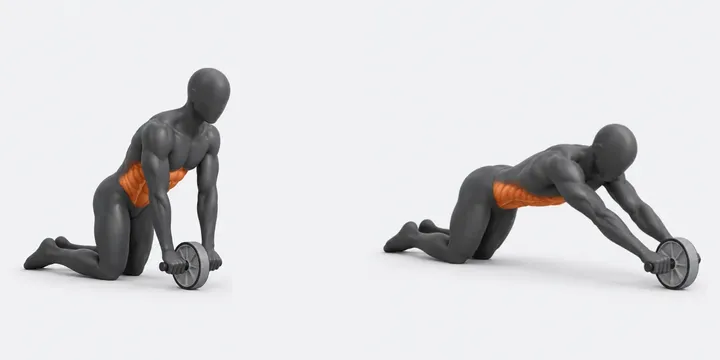
#> input picture img/exf/ab_slide.webp, 720 x 360 px, given as the content of the folder ../img/exf/ab_slide.webp, which was not available
$ python ex-frames.py ../img/exf/ab_slide.webp ../img/exf/back_extension.webp
#> lines starting #> are read from the running program, lines starting #| are printed output that depends on the picture; after the words box and inside, x2 and y2 are one past the last pixel; in counts of white or black regions, pixels touching at a corner belong together; pictures that were not available may be replaced by others from this repository, and a replacement may not be noted
# 두 칸(시작·끝 자세) 그림 → 정렬된 정사각 두 프레임 스프라이트
import sys, glob, os, numpy as np, cv2
from PIL import Image
SRC, DST, S = sys.argv[1], sys.argv[2], 360
os.makedirs(DST, exist_ok=True)
def mask(a, bg):
    d = np.abs(a.astype(int) - bg).sum(2)
    return (d > 40).astype(np.uint8)
for f in sorted(glob.glob(SRC + '/*.webp')):
    im = np.array(Image.open(f).convert('RGB')); h, w, _ = im.shape
#> further down, im is the input picture: shape (360, 720, 3); mean R, G, B 216.8, 216.3, 217.8
#> after `h, w, _ = im.shape`: h = 360; w = 720
    bg = np.median(np.concatenate([im[:8].reshape(-1,3), im[-8:].reshape(-1,3), im[:, :8].reshape(-1,3), im[:, -8:].reshape(-1,3)]), 0)
#> bg = [241, 241, 243]
    m = mask(im, bg)
#> in mask, `return (d > 40).astype(np.uint8)`:
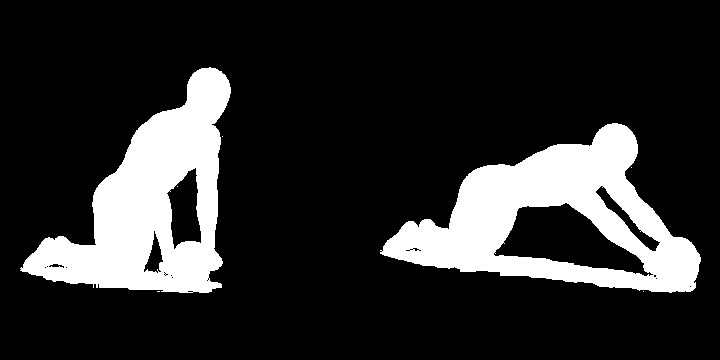
#> returned value: shape (360, 720); values 0 (black) and 1 (white), 17.4% white; 7 white regions (5 under 20 px), largest, box (x1, y1, x2, y2) and area: (380, 123, 701, 293) 23389, (20, 67, 231, 293) 21743
    # 칸 사이 세로 구분선(위아래로 거의 꽉 찬 줄)은 그림이 아니다
    cc = m.sum(0) > h*0.95; cc[:int(w*.45)] = False; cc[int(w*.55):] = False; m[:, cc] = 0
    # 가운데 경계: 가운데 20% 구간에서 그림이 가장 적은 세로줄
    c0, c1 = int(w*.4), int(w*.6)
#> c0 = 288; c1 = 432
    col = m[:, c0:c1].sum(0); cut = c0 + int(np.argmin(col))
#> after `col = m[:, c0:c1].sum(0)`: col = 144 values, max 47 at index 136, min 0 at index 0, mean 11.49
#> after `cut = c0 + int(np.argmin(col))`: cut = 288
    L, R = im[:, :cut-6], im[:, cut+6:]
    mL, mR = m[:, :cut-6], m[:, cut+6:]
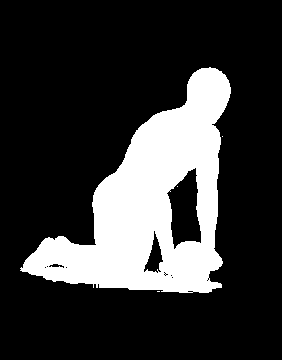
#> mL: shape (360, 282); values 0 (black) and 1 (white), 21.4% white; 4 white regions (3 under 20 px), largest, box (x1, y1, x2, y2) and area: (20, 67, 231, 293) 21743
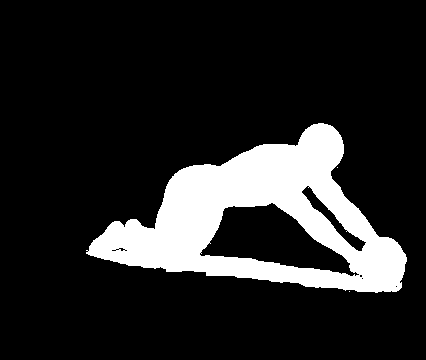
#> mR: shape (360, 426); values 0 (black) and 1 (white), 15.3% white; 3 white regions (2 under 20 px), largest, box (x1, y1, x2, y2) and area: (86, 123, 407, 293) 23389
    # 두 칸을 같은 크기 캔버스에 놓고, 그림 무게중심으로 대략 맞춘 뒤 위상상관으로 미세 정렬
    W = max(L.shape[1], R.shape[1])
#> W = 426
    def pad(a, fill):
        out = np.full((h, W) + a.shape[2:], fill, a.dtype); out[:, :a.shape[1]] = a; return out
    bgu = bg.astype(np.uint8); Lp, Rp = pad(L, bgu), pad(R, bgu); mLp, mRp = pad(mL, 0), pad(mR, 0)
#> after `bgu = bg.astype(np.uint8)`: bgu = [241, 241, 243]
#> in pad (call 4), `out = np.full((h, W) + a.shape[2:], fill, a.dtype)`: out: shape (360, 426); every value is 0
    # 정렬 규칙: 바닥(그림 맨 아래 줄)은 항상 같은 높이에 둔다 — 서 있는 발·벤치 다리가 움직이지 않게.
    # 그 위에서 가로 위치와 크기(0.9~1.1배)만, 똑같이 생긴 픽셀이 가장 많이 겹치도록 찾는다.
    def bottom(mm):
        rows = np.where(mm.sum(1) > mm.shape[1]*0.01)[0]; return rows.max()
#> after `rows = np.where(mm.sum(1) > mm.shape[1] * 0.01)[0]`: rows = 225 values from 68 to 292
    bL, bR = bottom(mLp), bottom(mRp)
#> bL = 292; bR = 291
    k = 4
    sm = lambda a: cv2.resize(a, (W//k, h//k), interpolation=cv2.INTER_AREA)
    gL = sm(cv2.cvtColor(Lp, cv2.COLOR_RGB2GRAY)).astype(np.int16); mL2 = sm(mLp*255) > 127
#> after `mL2 = sm(mLp * 255) > 127`: mL2: shape (90, 106) bool; 14.2% white; 1 white region, box (x1, y1, x2, y2) and area: (5, 17, 57, 73) 1356
    best = (-1, 1.0, 0)
    for sc_ in (0.9, 0.95, 1.0, 1.05, 1.1):
        for dxs in range(-W//3, W//3+1, k):
            M = np.float32([[sc_,0,-dxs + (1-sc_)*W/2],[0,sc_, bL - sc_*bR]])
            Rw = cv2.warpAffine(Rp, M, (W, h), borderValue=tuple(int(v) for v in bg))
            mw = cv2.warpAffine(mRp, M, (W, h))
            gR = sm(cv2.cvtColor(Rw, cv2.COLOR_RGB2GRAY)).astype(np.int16); mR2 = sm(mw*255) > 127
            sc = int(((np.abs(gL-gR) < 10) & mL2 & mR2).sum())
            if sc > best[0]: best = (sc, sc_, dxs)
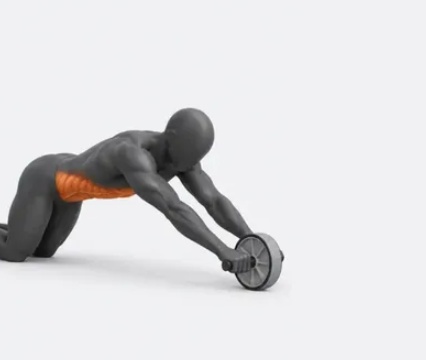
#> Rw: shape (360, 426, 3); mean R, G, B 218.8, 218.2, 219.7
#> after the loop, best = (194, 1.05, 66)
    resp, s_, dx = best; dy = 0
#> after `resp, s_, dx = best`: resp = 194; s_ = 1.05; dx = 66
    M = np.float32([[s_,0,-dx + (1-s_)*W/2],[0,s_, bL - s_*bR]])
#> M = [[1.05, 0, -76.65], [0, 1.05, -13.55]]
    Ra = cv2.warpAffine(Rp, M, (W, h), borderValue=tuple(int(v) for v in bg))
    mRa = cv2.warpAffine(mRp, M, (W, h))
#> mRa: shape (360, 426); values 0 (black) and 1 (white), 16.8% white; 3 white regions (2 under 20 px), largest, box (x1, y1, x2, y2) and area: (14, 116, 351, 294) 25732
    La = np.full((h, W, 3), bg, np.uint8); La[:, :L.shape[1]] = L
    u = (mLp | mRa).astype(bool)
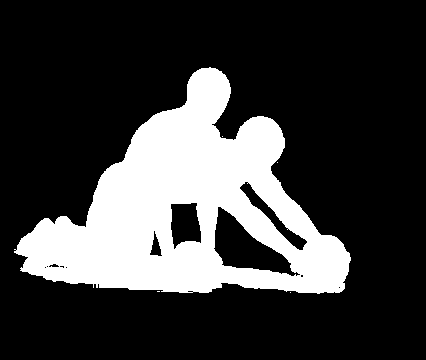
#> u: shape (360, 426) bool; 23.5% white; 5 white regions (4 under 20 px), largest, box (x1, y1, x2, y2) and area: (14, 67, 351, 294) 36022
    ys, xs = np.where(u)
    y0, y1, x0, x1 = ys.min(), ys.max(), xs.min(), xs.max()
#> y0 = 67; y1 = 293; x0 = 14; x1 = 350
    side = int(max(y1-y0, x1-x0) * 1.12); cx, cy = (x0+x1)//2, (y0+y1)//2
#> after `side = int(max(y1 - y0, x1 - x0) * 1.12)`: side = 376
#> after `cx, cy = ((x0 + x1) // 2, (y0 + y1) // 2)`: cx = 182; cy = 180
    def crop(a):
        c = Image.new('RGB', (side, side), tuple(int(v) for v in bg))
        c.paste(Image.fromarray(a), (side//2 - cx, side//2 - cy))
        return c.resize((S, S), Image.LANCZOS)
    sp = Image.new('RGB', (S*2, S)); sp.paste(crop(La), (0,0)); sp.paste(crop(Ra), (S,0))
#> after `sp = Image.new('RGB', (S * 2, S))`: sp: PIL image 720x360 RGB; every value is 0
#> in crop (call 2), `c.paste(Image.fromarray(a), (side//2 - cx, side//2 - cy))`:
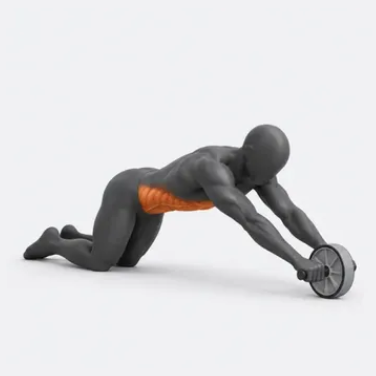
#> c: PIL image 376x376 RGB; mean R, G, B 216.7, 216.2, 217.7
#> after `sp.paste(crop(Ra), (S, 0))`:
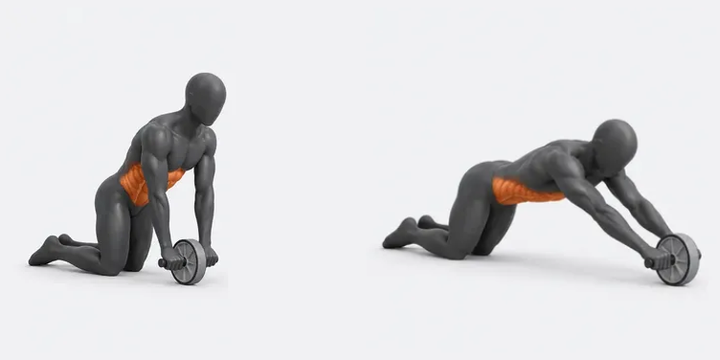
#> sp: PIL image 720x360 RGB; mean R, G, B 217.7, 217.2, 218.7
    sp.save(os.path.join(DST, os.path.basename(f)), 'WEBP', quality=80)
    print(os.path.basename(f), resp, s_, dx)
#| ab_slide.webp 194 1.05 66

# 프레임이 있는 id 목록을 앱이 읽는 파일로 남긴다 (js/ex-have.js)
import json as _j
_ids = sorted(f[:-5] for f in os.listdir(DST) if f.endswith('.webp'))
_root = os.path.dirname(os.path.dirname(os.path.abspath(__file__)))
open(os.path.join(_root, 'img', 'exf', 'have.json'), 'w').write(_j.dumps(_ids))   # 앱이 새 빌드 없이 새 그림을 알아채게(서버에서 읽음)
open(os.path.join(_root, 'js', 'ex-have.js'), 'w').write('// 자동 생성: scripts/ex-frames.py 를 돌린 뒤 갱신 — 정렬 프레임(img/exf)이 있는 운동 id\nconst EX_HAVE = new Set(' + _j.dumps(_ids) + ');\n')

$ run again, on img/exf/bird_dog.webp
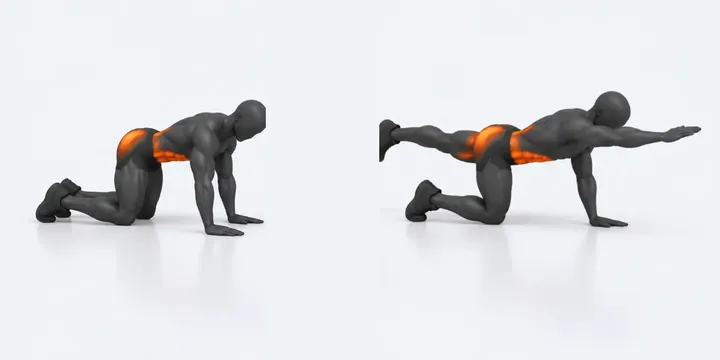
#> input picture img/exf/bird_dog.webp, 720 x 360 px, given as the content of the folder ../img/exf/bird_dog.webp, which was not available
#> im is the input picture: shape (360, 720, 3); mean R, G, B 221, 222.6, 225.1
#> bg = [239, 243, 246]
#> in mask, `return (d > 40).astype(np.uint8)`:
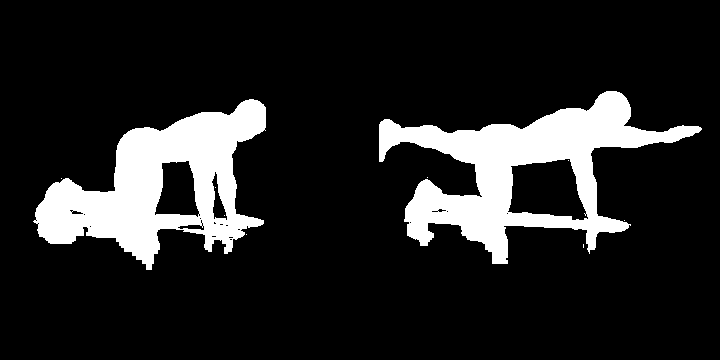
#> returned value: shape (360, 720); values 0 (black) and 1 (white), 14.3% white; 10 white regions (8 under 20 px), largest, box (x1, y1, x2, y2) and area: (379, 91, 702, 264) 19098, (33, 99, 266, 270) 17838
#> col = 144 values, max 91 at index 139, min 0 at index 0, mean 17.7
#> cut = 288
#> mL: shape (360, 282); values 0 (black) and 1 (white), 17.6% white; 5 white regions (4 under 20 px), largest, box (x1, y1, x2, y2) and area: (33, 99, 266, 270) 17838
#> mR: shape (360, 426); values 0 (black) and 1 (white), 12.5% white; 5 white regions (4 under 20 px), largest, box (x1, y1, x2, y2) and area: (85, 91, 408, 264) 19098
#> bgu = [239, 243, 246]
#> out: shape (360, 426); every value is 0
#> rows = 171 values from 99 to 269
#> bL = 269; bR = 263
#> mL2: shape (90, 106) bool; 11.8% white; 1 white region, box (x1, y1, x2, y2) and area: (9, 25, 66, 67) 1121
#> after the loop `for sc_ in (0.9, 0.95, 1.0, 1.05, 1.1):`: best = (411, 1.1, 70)
#> resp = 411; s_ = 1.1; dx = 70
#> M = [[1.1, 0, -91.3], [0, 1.1, -20.3]]
#> mRa: shape (360, 426); values 0 (black) and 1 (white), 15.1% white; 5 white regions (4 under 20 px), largest, box (x1, y1, x2, y2) and area: (2, 80, 357, 270) 23101
#> u: shape (360, 426) bool; 17.6% white; 6 white regions (5 under 20 px), largest, box (x1, y1, x2, y2) and area: (2, 80, 357, 270) 27028
#> y0 = 80; y1 = 269; x0 = 2; x1 = 356
#> side = 396
#> cx = 179; cy = 174
#> sp: PIL image 720x360 RGB; every value is 0
#> `sp.paste(crop(Ra), (S, 0))`:
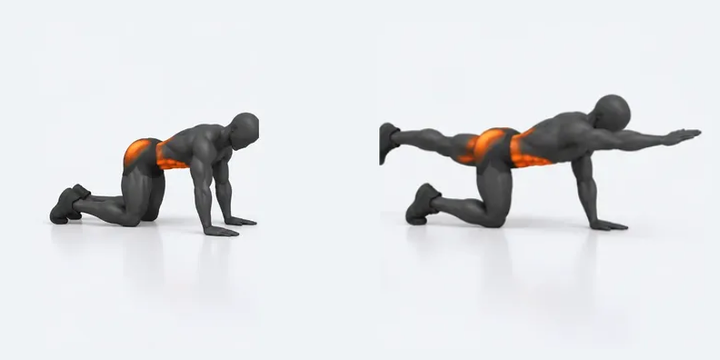
#> sp: PIL image 720x360 RGB; mean R, G, B 222.5, 224.3, 226.8
#| bird_dog.webp 411 1.1 70

$ run again, on img/exf/burpee.webp
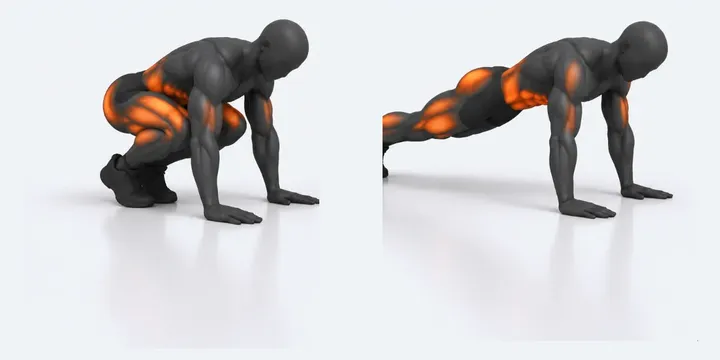
#> input picture img/exf/burpee.webp, 720 x 360 px, given as the content of the folder ../img/exf/burpee.webp, which was not available
#> im is the input picture: shape (360, 720, 3); mean R, G, B 208.7, 208.1, 209.8
#> bg = [239, 243, 246]
#> in mask, `return (d > 40).astype(np.uint8)`:
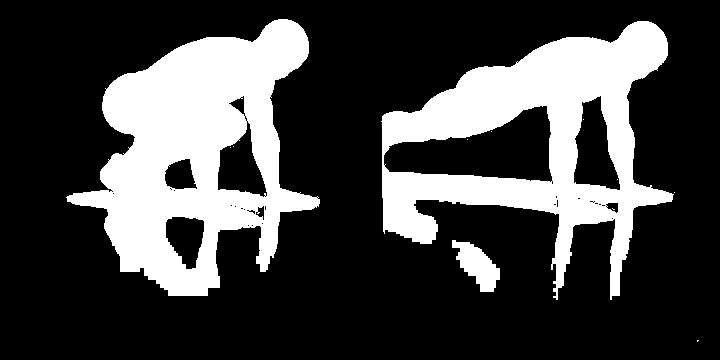
#> returned value: shape (360, 720); values 0 (black) and 1 (white), 26.3% white; 12 white regions (9 under 20 px), largest, box (x1, y1, x2, y2) and area: (66, 19, 320, 296) 34968, (381, 21, 674, 300) 31772, (452, 240, 500, 292) 1302
#> col = 144 values, max 117 at index 95, min 0 at index 32, mean 42.26
#> cut = 320
#> mL: shape (360, 314); values 0 (black) and 1 (white), 30.9% white; 3 white regions (2 under 20 px), largest, box (x1, y1, x2, y2) and area: (66, 19, 314, 296) 34913
#> mR: shape (360, 394); values 0 (black) and 1 (white), 23.3% white; 9 white regions (7 under 20 px), largest, box (x1, y1, x2, y2) and area: (55, 21, 348, 300) 31772, (126, 240, 174, 292) 1302
#> bgu = [239, 243, 246]
#> out: shape (360, 394); every value is 0
#> rows = 277 values from 19 to 295
#> bL = 295; bR = 299
#> mL2: shape (90, 98) bool; 24.7% white; 1 white region, box (x1, y1, x2, y2) and area: (17, 5, 78, 74) 2178
#> after the loop `for sc_ in (0.9, 0.95, 1.0, 1.05, 1.1):`: best = (676, 1, 32)
#> resp = 676; s_ = 1; dx = 32
#> M = [[1, 0, -32], [0, 1, -4]]
#> mRa: shape (360, 394); values 0 (black) and 1 (white), 23.3% white; 9 white regions (7 under 20 px), largest, box (x1, y1, x2, y2) and area: (23, 17, 316, 296) 31772, (94, 236, 142, 288) 1302
#> u: shape (360, 394) bool; 32.2% white; 7 white regions (6 under 20 px), largest, box (x1, y1, x2, y2) and area: (23, 17, 316, 296) 45633
#> y0 = 17; y1 = 337; x0 = 23; x1 = 340
#> side = 358
#> cx = 181; cy = 177
#> sp: PIL image 720x360 RGB; every value is 0
#> `sp.paste(crop(Ra), (S, 0))`:
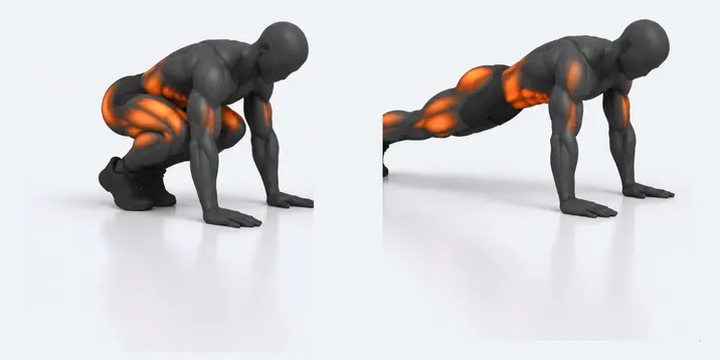
#> sp: PIL image 720x360 RGB; mean R, G, B 208.3, 207.8, 209.4
#| burpee.webp 676 1.0 32

$ run again, on img/exf/cable_crunch.webp
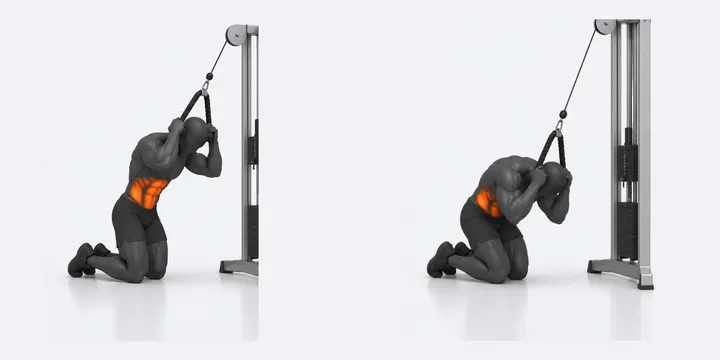
#> input picture img/exf/cable_crunch.webp, 720 x 360 px, given as the content of the folder ../img/exf/cable_crunch.webp, which was not available
#> im is the input picture: shape (360, 720, 3); mean R, G, B 218.2, 218.8, 221.9
#> bg = [241, 242, 246]
#> col = 144 values from 0 to 36
#> cut = 288
#> mL: shape (360, 282); values 0 (black) and 1 (white), 21% white; 7 white regions (6 under 20 px), largest, box (x1, y1, x2, y2) and area: (65, 24, 259, 341) 21363
#> mR: shape (360, 426); values 0 (black) and 1 (white), 18.9% white; 4 white regions (3 under 20 px), largest, box (x1, y1, x2, y2) and area: (130, 19, 362, 341) 28919
#> bgu = [241, 242, 246]
#> out: shape (360, 426); every value is 0
#> rows = 317 values from 24 to 340
#> bL = 340; bR = 339
#> mL2: shape (90, 106) bool; 13.7% white; 2 white regions (1 under 20 px), largest, box (x1, y1, x2, y2) and area: (16, 6, 64, 85) 1303
#> after the loop `for sc_ in (0.9, 0.95, 1.0, 1.05, 1.1):`: best = (502, 1, 66)
#> resp = 502; s_ = 1; dx = 66
#> M = [[1, 0, -66], [0, 1, 1]]
#> mRa: shape (360, 426); values 0 (black) and 1 (white), 18.9% white; 4 white regions (3 under 20 px), largest, box (x1, y1, x2, y2) and area: (64, 20, 296, 342) 28919
#> u: shape (360, 426) bool; 22.9% white; 5 white regions (4 under 20 px), largest, box (x1, y1, x2, y2) and area: (64, 20, 296, 342) 35122
#> y0 = 20; y1 = 341; x0 = 64; x1 = 295
#> side = 359
#> cx = 179; cy = 180
#> sp: PIL image 720x360 RGB; every value is 0
#> `sp.paste(crop(Ra), (S, 0))`:
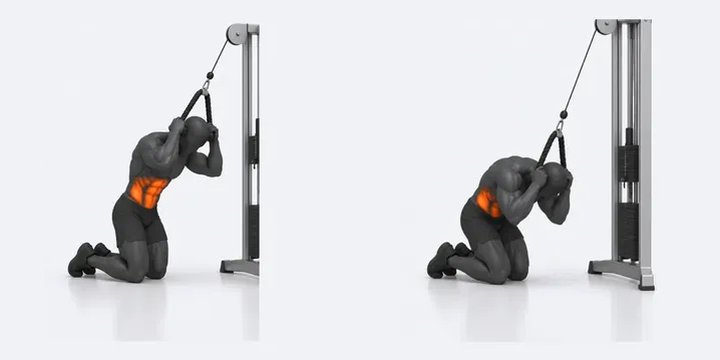
#> sp: PIL image 720x360 RGB; mean R, G, B 218.1, 218.7, 221.8
#| cable_crunch.webp 502 1.0 66
